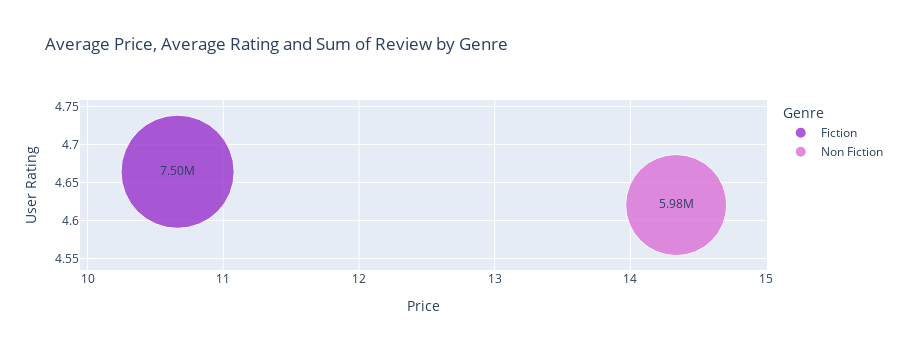

Source (notebook cell):
### Markdown cell above
Now, let's take all 4 parameters (Genre, Price, Reviews and User Rating) and create a graph that allows us to see the full picture.

### Code cell
# Average price & rating grouped by genre
average_df = df_1.groupby('Genre').agg({
    'Price': 'mean',
    'User Rating': 'mean',
    'Reviews': 'sum'
}).reset_index()

# Custom formatting for labels
average_df['Reviews_mil'] = (average_df['Reviews'] / 1e6).map(lambda x: f'{x:.2f}M')

print(average_df)

# Custom colors
colors = {'Fiction':'#9932CC', 'Non Fiction':'#DA70D6'}

# Scatter plot
fig = px.scatter(average_df, 
                x = 'Price', 
                y = 'User Rating', 
                height = 350, 
                color = 'Genre',
                text = 'Reviews_mil',
                opacity = 0.8,
                size = 'Reviews', 
                size_max = 80,
                title = 'Average Price, Average Rating and Sum of Review by Genre',
                color_discrete_map = colors
                )

fig.update_traces(textposition = 'middle center')
fig.layout.update(showlegend = True)

fig.show()

### Figure 1 — Plotly figure (JSON) as saved in the notebook; plotly's stock layout.template omitted (floating-point values rounded to 4 significant figures)
{"data": [{"hovertemplate": "Genre=Fiction<br>Price=%{x}<br>User Rating=%{y}<br>Reviews=%{marker.size}<br>Reviews_mil=%{text}<extra></extra>", "legendgroup": "Fiction", "marker": {"color": "#9932CC", "opacity": 0.8, "size": [7498641], "sizemode": "area", "sizeref": 1172.0, "symbol": "circle"}, "mode": "markers+text", "name": "Fiction", "orientation": "v", "showlegend": true, "text": ["7.50M"], "textposition": "middle center", "type": "scatter", "x": [10.66], "xaxis": "x", "y": [4.664], "yaxis": "y"}, {"hovertemplate": "Genre=Non Fiction<br>Price=%{x}<br>User Rating=%{y}<br>Reviews=%{marker.size}<br>Reviews_mil=%{text}<extra></extra>", "legendgroup": "Non Fiction", "marker": {"color": "#DA70D6", "opacity": 0.8, "size": [5979996], "sizemode": "area", "sizeref": 1172.0, "symbol": "circle"}, "mode": "markers+text", "name": "Non Fiction", "orientation": "v", "showlegend": true, "text": ["5.98M"], "textposition": "middle center", "type": "scatter", "x": [14.34], "xaxis": "x", "y": [4.62], "yaxis": "y"}], "layout": {"height": 350, "legend": {"itemsizing": "constant", "title": {"text": "Genre"}, "tracegroupgap": 0}, "showlegend": true, "title": {"text": "Average Price, Average Rating and Sum of Review by Genre"}, "xaxis": {"anchor": "y", "domain": [0, 1], "title": {"text": "Price"}}, "yaxis": {"anchor": "x", "domain": [0, 1], "title": {"text": "User Rating"}}}}
